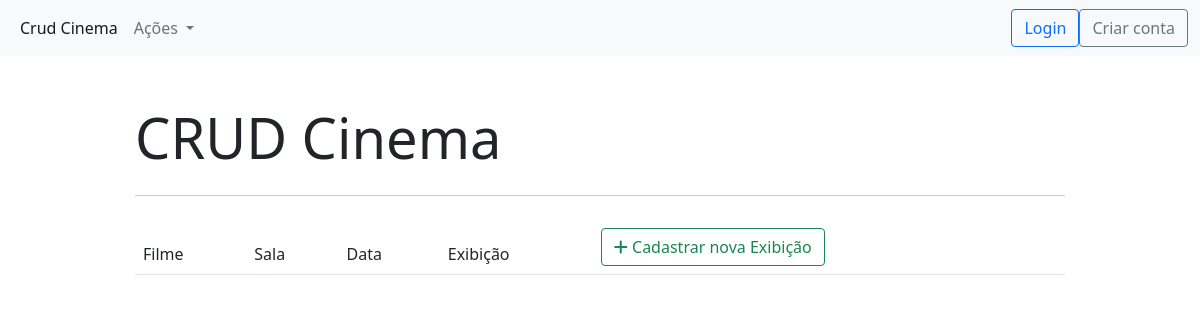
/exibicoes/, run on an earlier commit of the app's database.
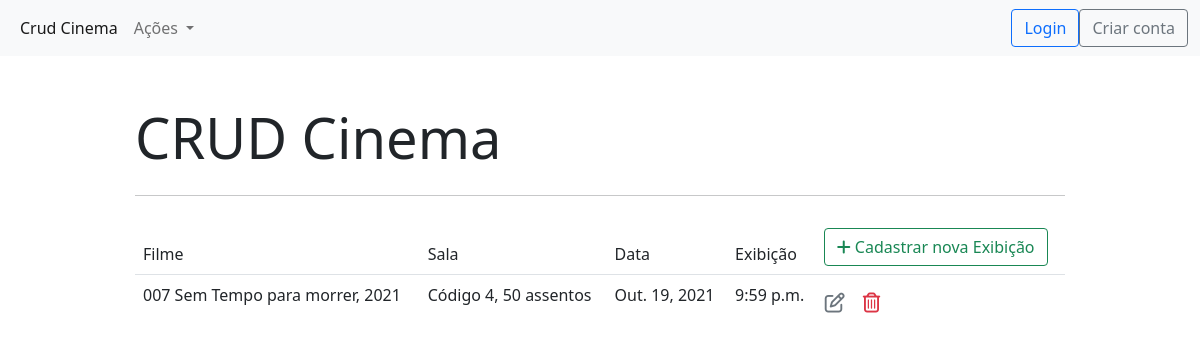
And on a later commit of the database.
### cinema_app/models.py (models this page shows, shortened)
class Exibicao(models.Model):
    codigo_filme = models.ForeignKey(Filme, models.SET_NULL, blank=True, null=True)
    codigo_sala = models.ForeignKey(Sala, models.SET_NULL, blank=True, null=True)
    data = models.DateField(default=django.utils.timezone.now)
    hora = models.TimeField(default=django.utils.timezone.now)

class Filme(models.Model):
    nome = models.CharField(max_length=200)
    ano_lancamento = models.IntegerField(   )
    nome_diretor = models.CharField(max_length=200)
    audio = models.CharField(max_length=50)
    legenda = models.CharField(max_length=50)
    poster_img = models.ImageField(upload_to='images/')
    duracao_min = models.IntegerField()
    elenco = models.CharField(max_length=100)
    genero = models.CharField(max_length=50)
    sinopse = models.CharField(max_length=200)
    def __str__(self):
        return "{}, {}".format(self.nome, self.ano_lancamento)

class Sala(models.Model):
    numero_assentos = models.IntegerField(default=0)
    saida_emergencia = models.BooleanField()
    def __str__(self):
        return "Código {}, {} assentos".format(self.id, self.numero_assentos)

### cinema_app/views.py (the view)
# urls.py: path('exibicoes/', views.exibicao_list, name='exibicao_list'),
def exibicao_list(request):
    context = {'exibicao_list': Exibicao.objects.all()}
    return render(request, 'cinema_app/exibicao_list.html', context)

### cinema_app/templates/cinema_app/exibicao_list.html (shortened to what this page needs)
{% extends "cinema_app/base.html" %}
{% block content %}
<table class="table table-borderless">
    <thead class="border-bottom font-weight-bold">
        <tr>
            <td>Filme</td>
            <td>Sala</td>
            <td>Data</td>
            <td>Exibição</td>
            <td>
                <a href="{% url 'exibicao_insert'%}" class="btn btn-outline-success">
                <i class="fas fa-plus"></i> Cadastrar nova Exibição
            </a>
            </td>
        </tr>
    </thead>
    <tbody>
        {% for exibicao in exibicao_list %}
            <tr>
                <td>{{exibicao.codigo_filme}}</td>
                <td>{{exibicao.codigo_sala}}</td>
                <td>{{exibicao.data}}</td>
                <td>{{exibicao.hora}}</td>
                <td>
                    <a href="{% url 'exibicao_update' exibicao.id %}" class="btn text-secondary px-0">
                        <i class="far fa-edit fa-lg"></i>
                    </a>
                    <form action="{% url 'exibicao_delete' exibicao.id %}" method='POST' class="d-inline">
                        <button type="submit" class="btn">
                            <i class="far fa-trash-alt fa-lg text-danger float-right"></i>
                        </button>
                    </form>
                </td>
            </tr>
        {% endfor %}
    </tbody>
</table>
{% endblock content %}

What changed in the data, as far as the page shows it:
added Exibicao: codigo_filme "007 Sem Tempo para morrer, 2021", codigo_sala "Código 4, 50 assentos", data "Out. 19, 2021", hora "9:59 p.m."
